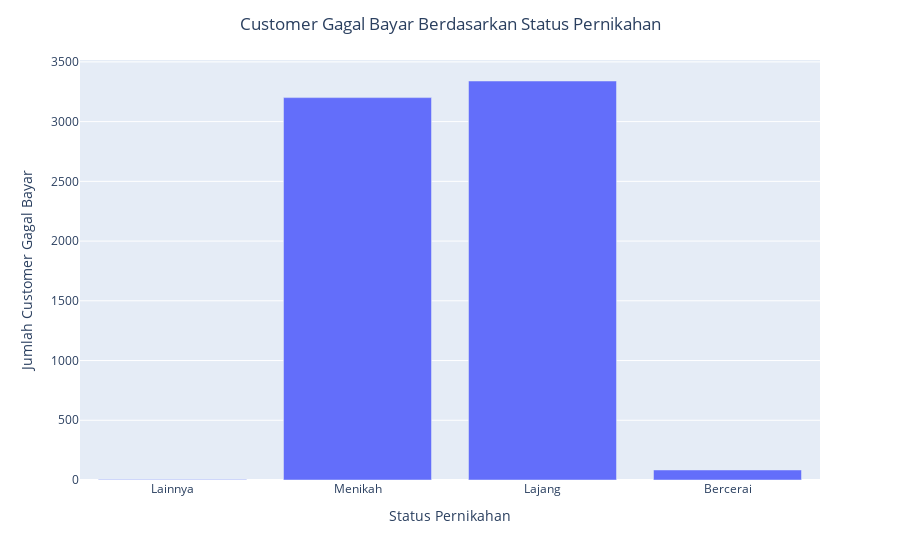

Source (notebook cell):
### Markdown cell above
##### 1.4 Customer Gagal Bayar Berdasarkan Status Pernikahan

### Code cell
default_customers = credit_default[credit_default['default payment next month'] == 1]

default_customers_by_marriage = default_customers[['MARRIAGE_0', 'MARRIAGE_1', 'MARRIAGE_2', 'MARRIAGE_3']].sum().reset_index()
default_customers_by_marriage.columns = ['Marriage_Status_Code', 'Count']

marriage_status_mapping = {
    'MARRIAGE_0': 'Lainnya',
    'MARRIAGE_1': 'Menikah',
    'MARRIAGE_2': 'Lajang',
    'MARRIAGE_3': 'Bercerai'
}
default_customers_by_marriage['Marriage_Status'] = default_customers_by_marriage['Marriage_Status_Code'].map(marriage_status_mapping)

px.bar(default_customers_by_marriage, x='Marriage_Status', y='Count', labels={'Count': 'Jumlah Customer Gagal Bayar', 'Marriage_Status': 'Status Pernikahan'}) \
    .update_layout(title='Customer Gagal Bayar Berdasarkan Status Pernikahan', title_x=0.5)\
    .show()

### Figure 1 — Plotly figure (JSON) as saved in the notebook; plotly's stock layout.template omitted (floating-point values rounded to 4 significant figures)
{"data": [{"alignmentgroup": "True", "hovertemplate": "Status Pernikahan=%{x}<br>Jumlah Customer Gagal Bayar=%{y}<extra></extra>", "legendgroup": "", "marker": {"color": "#636efa", "pattern": {"shape": ""}}, "name": "", "offsetgroup": "", "orientation": "v", "showlegend": false, "textposition": "auto", "type": "bar", "x": ["Lainnya", "Menikah", "Lajang", "Bercerai"], "xaxis": "x", "y": [5, 3201, 3340, 84], "yaxis": "y"}], "layout": {"barmode": "relative", "legend": {"tracegroupgap": 0}, "margin": {"t": 60}, "title": {"text": "Customer Gagal Bayar Berdasarkan Status Pernikahan", "x": 0.5}, "xaxis": {"anchor": "y", "domain": [0, 1], "title": {"text": "Status Pernikahan"}}, "yaxis": {"anchor": "x", "domain": [0, 1], "title": {"text": "Jumlah Customer Gagal Bayar"}}}}
